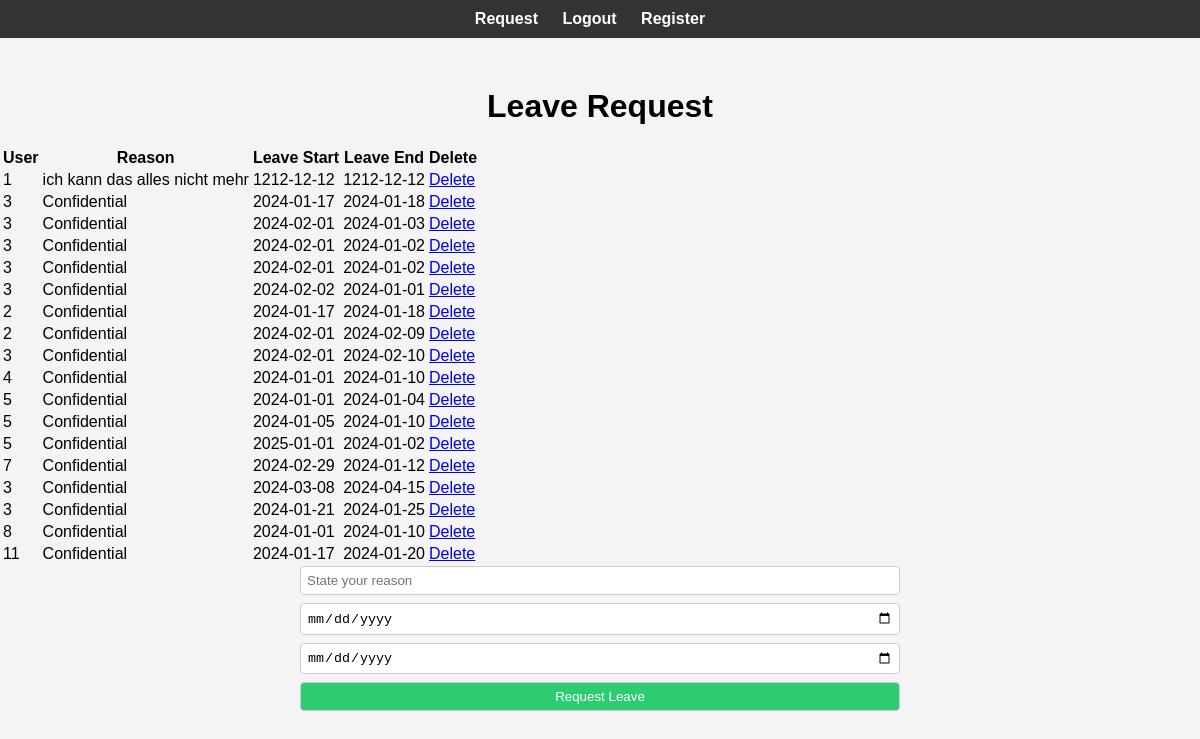
Screenshot of / (signed in) with the database file from the repository.
### app.py (models this page shows, shortened)
class LeaveRequest(db.Model):
    __tablename__ = "leave_request"
    id = db.Column(db.Integer, primary_key=True)
    reason = db.Column(db.String(200), nullable=False)
    date_start = db.Column(db.DateTime, nullable=False)
    date_end = db.Column(db.DateTime, nullable=False)
    date_created = db.Column(db.DateTime, default=datetime.utcnow)
    user_id = db.Column(db.Integer, db.ForeignKey("user.user_id"), nullable=False)

### app.py (the view)
@app.route("/", methods=["POST", "GET"])
def index() -> Union[str, "Response"]:
    if "logged_in" not in session or not session["logged_in"]:
        return redirect("/login")
    user_id = session.get("user_id")
    if request.method == "POST":
        leave_reason = request.form["reason"]
        leave_date_start_str = request.form["date_start"]
        leave_date_end_str = request.form["date_end"]
        try:
            leave_date_start = datetime.strptime(leave_date_start_str, "%Y-%m-%d")
            leave_date_end = datetime.strptime(leave_date_end_str, "%Y-%m-%d")
        except ValueError:
            return "Please enter valid dates"
        two_months_in_advance = datetime.now() + relativedelta(months=2)
        if leave_date_start > two_months_in_advance:
            return "You cannot request leave more than 2 months in advance"
        user_leave_requests = LeaveRequest.query.filter(
            LeaveRequest.user_id == user_id,
            LeaveRequest.date_start >= datetime(datetime.now().year, 1, 1),
            LeaveRequest.date_end <= datetime(datetime.now().year, 12, 31),
        ).all()
        total_leave_days_taken = sum((leave.date_end - leave.date_start).days + 1 for leave in user_leave_requests)
        remaining_leave_days = 10 - total_leave_days_taken
        if (leave_date_end - leave_date_start).days > remaining_leave_days:
            return f"You have only {remaining_leave_days} days left for leave this year"
        overlapping_leave_request = LeaveRequest.query.filter(
            LeaveRequest.user_id == user_id,
            LeaveRequest.date_start <= leave_date_end.replace(hour=23, minute=59, second=59),
            LeaveRequest.date_end >= leave_date_start.replace(hour=0, minute=0, second=0),
        ).first()
        if overlapping_leave_request:
            return "You have already requested leave for overlapping dates"
        new_leave = LeaveRequest(
            reason=leave_reason, date_start=leave_date_start, date_end=leave_date_end, user_id=user_id
        )
        try:
            db.session.add(new_leave)
            db.session.commit()
            return redirect("/")
        except Exception as e:
            print(f"Error: {e}")
            return "There was an issue adding your task"
    else:
        leaves = LeaveRequest.query.order_by(LeaveRequest.date_created).all()
        return render_template("index.html", leaves=leaves)

### templates/index.html
{% extends "base.html" %}
{% block content %}
<div class="content">
    <h1>Leave Request</h1>
    <table>
        <tr>
            <th>User</th>
            <th>Reason</th>
            <th>Leave Start</th>
            <th>Leave End</th>
            <th>Delete</th>
        </tr>
        {% for leave in leaves %}
        <tr>
            <td>{{ leave.user_id }}</td>
            <td>
                {% if leave.user_id == session.get('user_id') %}
                {{ leave.reason }}
                {% else %}
                Confidential
                {% endif %}
            </td>
            <td>{{ leave.date_start.date() }}</td>
            <td>{{ leave.date_end.date() }}</td>
            <td>
                <a href="/delete/{{ leave.id }}">Delete</a>
            </td>
        </tr>
        {% endfor %}
    </table>
    <form action="" method="post">
        <input type="text" name="reason" id="reason" placeholder="State your reason">
        <input type="date" name="date_start" id="date_start">
        <input type="date" name="date_end" id="date_end">
        <input type="submit" value="Request Leave">
    </form>
</div>
{% endblock %}

### static/css/main.css (style rules this page uses)
.content { text-align: center; margin: 10px auto; }
input { width: 50%; padding: 6px; margin-bottom: 8px; border: 1px solid #ccc; border-radius: 4px; box-sizing: border-box; }
input[type="submit"] { background-color: #2ecc71; color: #fff; cursor: pointer; transition: background-color 0.3s; }

### templates/base.html (style rules this page uses)
body { font-family: 'Arial', sans-serif; margin: 0; padding: 0; background-color: #f4f4f4; }
.content { text-align: center; margin: 50px auto; }

### rows the page displays
LeaveRequest: user_id "1", reason "ich kann das alles nicht mehr", date_start "1212-12-12", date_end "1212-12-12"
LeaveRequest: user_id "3", shows "Confidential", date_start "2024-01-17", date_end "2024-01-18"
LeaveRequest: user_id "3", shows "Confidential", date_start "2024-02-01", date_end "2024-01-03"
LeaveRequest: user_id "3", shows "Confidential", date_start "2024-02-01", date_end "2024-01-02"
LeaveRequest: user_id "3", shows "Confidential", date_start "2024-02-01", date_end "2024-01-02"
LeaveRequest: user_id "3", shows "Confidential", date_start "2024-02-02", date_end "2024-01-01"
LeaveRequest: user_id "2", shows "Confidential", date_start "2024-01-17", date_end "2024-01-18"
LeaveRequest: user_id "2", shows "Confidential", date_start "2024-02-01", date_end "2024-02-09"
LeaveRequest: user_id "3", shows "Confidential", date_start "2024-02-01", date_end "2024-02-10"
LeaveRequest: user_id "4", shows "Confidential", date_start "2024-01-01", date_end "2024-01-10"
LeaveRequest: user_id "5", shows "Confidential", date_start "2024-01-01", date_end "2024-01-04"
LeaveRequest: user_id "5", shows "Confidential", date_start "2024-01-05", date_end "2024-01-10"
LeaveRequest: user_id "5", shows "Confidential", date_start "2025-01-01", date_end "2024-01-02"
LeaveRequest: user_id "7", shows "Confidential", date_start "2024-02-29", date_end "2024-01-12"
LeaveRequest: user_id "3", shows "Confidential", date_start "2024-03-08", date_end "2024-04-15"
LeaveRequest: user_id "3", shows "Confidential", date_start "2024-01-21", date_end "2024-01-25"
LeaveRequest: user_id "8", shows "Confidential", date_start "2024-01-01", date_end "2024-01-10"
LeaveRequest: user_id "11", shows "Confidential", date_start "2024-01-17", date_end "2024-01-20"
